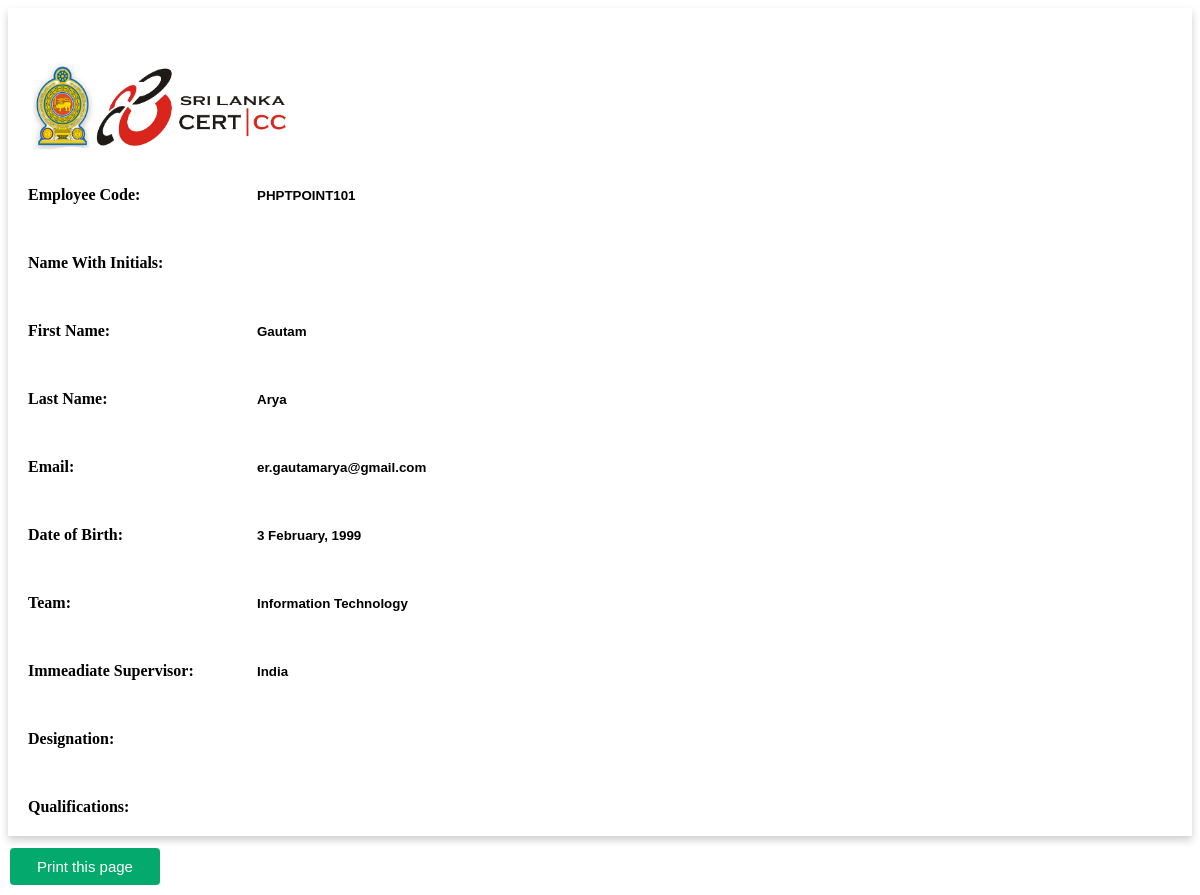
/myprof.php (signed in), run on the app's committed database.
### tables this page shows
CREATE TABLE `tblemployees` (
  `id` int(11) NOT NULL,
  `EmpId` varchar(100) NOT NULL,
  `NamewithInitials` varchar(20) NOT NULL,
  `FirstName` varchar(150) NOT NULL,
  `LastName` varchar(150) NOT NULL,
  `EmailId` varchar(200) NOT NULL,
  `Password` varchar(180) NOT NULL,
  `Gender` varchar(100) NOT NULL,
  `Dob` varchar(100) NOT NULL,
  `Team` varchar(255) NOT NULL,
  `DOJ` varchar(200) NOT NULL,
  `Designation` varchar(1000) NOT NULL,
  `Qualifications` varchar(1000) NOT NULL,
  `Supervisor` varchar(150) NOT NULL,
  `Address` varchar(100) NOT NULL,
  `Phonenumber` char(11) NOT NULL,
  `Status` int(1) NOT NULL,
  `RegDate` timestamp NOT NULL DEFAULT current_timestamp()
);

### myprof.php (the view, shortened to what this page needs)
<?php
include('includes/config.php');
    ?>
<!DOCTYPE html>
<html>
  <head>
  </head>
  <body>
    <form action="/form/submit" method="post">
<?php
$eid=$_SESSION['emplogin'];
$sql = "SELECT * from  tblemployees where EmailId=:eid";
$query = $dbh -> prepare($sql);
$query -> bindParam(':eid',$eid, PDO::PARAM_STR);
$query->execute();
$results=$query->fetchAll(PDO::FETCH_OBJ);
if($query->rowCount() > 0)
{
foreach($results as $result)
{               ?>
 <div class="card" id="card">
 <br/><br/><br/>
 <img src="logo-b.png" height="100px" width="300px">
      <div>
        <label for="name">Employee Code:</label>
        <input id="name" name="username" value="<?php echo htmlentities($result->EmpId);?>" type="text" autofocus readonly />
      </div>
	  <div>
        <label for="name">Name With Initials:</label>
        <input id="name" name="username" value="<?php echo htmlentities($result->NamewithInitials);?>" type="text" autofocus readonly />
      </div>
	  <div>
        <label for="name">First Name:</label>
        <input id="name" name="username" value="<?php echo htmlentities($result->FirstName);?>" type="text" autofocus readonly />
      </div>
	  <div>
        <label for="name">Last Name:</label>
        <input id="name" name="username" value="<?php echo htmlentities($result->LastName);?>" type="text" autofocus readonly />
      </div>
      <div>
        <label for="name">Email:</label>
        <input id="name" name="username" value="<?php echo htmlentities($result->EmailId);?>" type="text" autofocus readonly />
      </div>
      <div>
        <label for="name">Date of Birth:</label>
        <input id="name" name="username" value="<?php echo htmlentities($result->Dob);?>" type="text" autofocus readonly />
      </div>
      <div>
        <label for="name">Team:</label>
        <input id="name" name="username" value="<?php echo htmlentities($result->Team);?>" type="text" autofocus readonly />
      </div>
      <div>
        <label for="name">Immeadiate Supervisor:</label>
        <input id="name" name="username" value="<?php echo htmlentities($result->Supervisor);?>" type="text" autofocus readonly />
      </div>
	   <div>
        <label for="name">Designation:</label>
        <input id="name" name="username" value="<?php echo htmlentities($result->Designation);?>" type="text" autofocus readonly />
      </div>
      <div>
        <label for="name">Qualifications:</label>
        <input id="name" name="username" value="<?php echo htmlentities($result->Qualifications);?>" type="text" autofocus readonly />
      </div>
<?php }}?>
</div>
    </form>
<button class="button" onclick="printSection('card')"><span>Print this page</span></button>
  </body>
</html>

### myprof.php (style rules this page uses)
div { margin-bottom: 10px; }
label { display: inline-block; width: 200px; padding:20px; color: black; font-weight: bold; }
input { padding: 5px; border: none; outline:none; width:500px; font-weight: bold; }
.card { box-shadow: 0 4px 8px 0 rgba(0,0,0,0.2); transition: 0.3s; }
.button { border-radius: 4px; background-color: #04AA6D; border: none; color: #FFFFFF; text-align: center; font-size: 15px; padding: 10px; width: 150px; transition: all 0.5s; cursor: pointer; margin: 2px; }
.button span { cursor: pointer; display: inline-block; position: relative; transition: 0.5s; }
.button span:after { content: '\00bb'; position: absolute; opacity: 0; top: 0; right: -20px; transition: 0.5s; }

### data on the page
tblemployees: username "PHPTPOINT101", username "Gautam", username "Arya", username "er.gautamarya@gmail.com", username "3 February, 1999", username "Information Technology", username "India"
